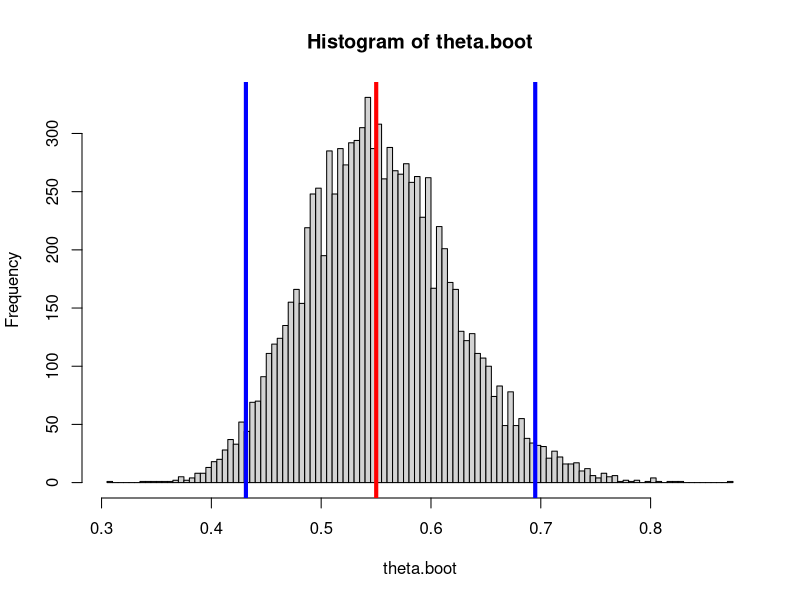

Write R code to recreate this figure.
## ---- chunk 1
knitr::opts_chunk$set(echo = TRUE)
## ---- chunk 2
labels = c("nattacks","nsubjects")
aspirin = c(104,11037)
placebo = c(189,11034)
data = data.frame(aspirin,placebo)
rownames(data) = labels
data
## ---- chunk 3
rate = function(v) v[1]/v[2]
theta.hat = rate(data$aspirin)/rate(data$placebo)
theta.hat
## ---- chunk 4
population.one = c( rep(1,data["nattacks","aspirin"]), 
                    rep(0,data["nsubjects","aspirin"]-data["nattacks","aspirin"]) )
population.two = c( rep(1,data["nattacks","placebo"]), 
                    rep(0,data["nsubjects","placebo"]-data["nattacks","placebo"]) )

draw.bootstrap.sample = function() {
  boot.pop.one = sample(population.one,replace = TRUE)
  boot.pop.two = sample(population.two,replace = TRUE)
  rate.one = sum(boot.pop.one)/length(boot.pop.one)
  rate.two = sum(boot.pop.two)/length(boot.pop.two)
  return(rate.one/rate.two)
}
## ---- chunk 5
nrep = 10000
theta.boot = replicate(nrep,draw.bootstrap.sample())
hist(theta.boot,breaks=100)

# sample estimate
abline(v=theta.hat,col = "red",lwd = 4)

# bootstrap confidence interval
confidence.lower = sort(theta.boot)[nrep*.025]
confidence.upper = sort(theta.boot)[nrep*.975]
abline(v=c(confidence.lower,confidence.upper),col = "blue",lwd = 4)
